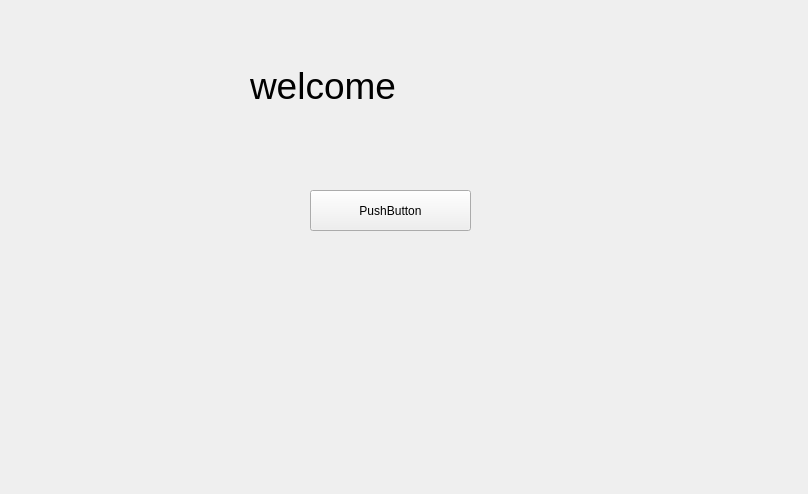
<?xml version="1.0" encoding="UTF-8"?>
<ui version="4.0">
 <class>mainReal</class>
 <widget class="QWidget" name="mainReal">
  <property name="geometry">
   <rect>
    <x>0</x>
    <y>0</y>
    <width>808</width>
    <height>494</height>
   </rect>
  </property>
  <property name="windowTitle">
   <string>Form</string>
  </property>
  <widget class="QLabel" name="label">
   <property name="geometry">
    <rect>
     <x>250</x>
     <y>40</y>
     <width>321</width>
     <height>91</height>
    </rect>
   </property>
   <property name="font">
    <font>
     <pointsize>28</pointsize>
    </font>
   </property>
   <property name="text">
    <string>welcome</string>
   </property>
  </widget>
  <widget class="QPushButton" name="pushButton">
   <property name="geometry">
    <rect>
     <x>310</x>
     <y>190</y>
     <width>161</width>
     <height>41</height>
    </rect>
   </property>
   <property name="text">
    <string>PushButton</string>
   </property>
  </widget>
 </widget>
 <resources/>
 <connections/>
</ui>
